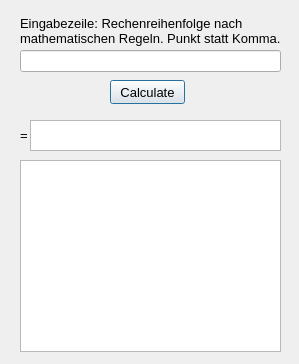
<?xml version="1.0" encoding="UTF-8"?>
<ui version="4.0">
 <class>Zeileneingabe</class>
 <widget class="QDialog" name="Zeileneingabe">
  <property name="geometry">
   <rect>
    <x>0</x>
    <y>0</y>
    <width>299</width>
    <height>364</height>
   </rect>
  </property>
  <property name="font">
   <font>
    <pointsize>10</pointsize>
   </font>
  </property>
  <property name="windowTitle">
   <string>Matlab</string>
  </property>
  <widget class="QLineEdit" name="lineEdit">
   <property name="geometry">
    <rect>
     <x>20</x>
     <y>50</y>
     <width>261</width>
     <height>22</height>
    </rect>
   </property>
  </widget>
  <widget class="QTextEdit" name="textEdit">
   <property name="geometry">
    <rect>
     <x>30</x>
     <y>120</y>
     <width>251</width>
     <height>31</height>
    </rect>
   </property>
   <property name="readOnly">
    <bool>true</bool>
   </property>
  </widget>
  <widget class="QPushButton" name="pushButton">
   <property name="geometry">
    <rect>
     <x>110</x>
     <y>80</y>
     <width>75</width>
     <height>24</height>
    </rect>
   </property>
   <property name="text">
    <string>Calculate</string>
   </property>
  </widget>
  <widget class="QListWidget" name="listWidget">
   <property name="geometry">
    <rect>
     <x>20</x>
     <y>160</y>
     <width>261</width>
     <height>192</height>
    </rect>
   </property>
  </widget>
  <widget class="QLabel" name="label">
   <property name="geometry">
    <rect>
     <x>20</x>
     <y>120</y>
     <width>16</width>
     <height>31</height>
    </rect>
   </property>
   <property name="text">
    <string>=</string>
   </property>
  </widget>
  <widget class="QLabel" name="label_2">
   <property name="geometry">
    <rect>
     <x>20</x>
     <y>10</y>
     <width>261</width>
     <height>41</height>
    </rect>
   </property>
   <property name="font">
    <font>
     <pointsize>10</pointsize>
    </font>
   </property>
   <property name="text">
    <string>Eingabezeile: Rechenreihenfolge nach 
mathematischen Regeln. Punkt statt Komma.</string>
   </property>
  </widget>
 </widget>
 <resources/>
 <connections/>
</ui>
